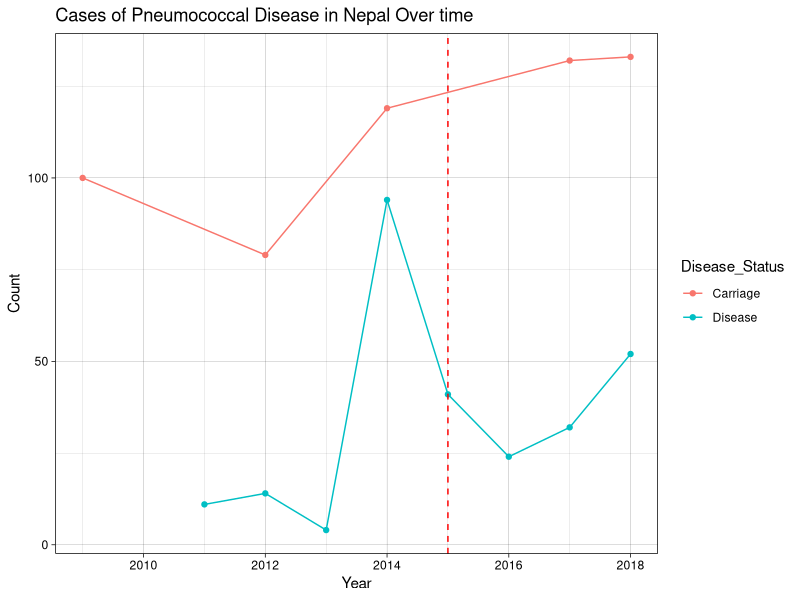
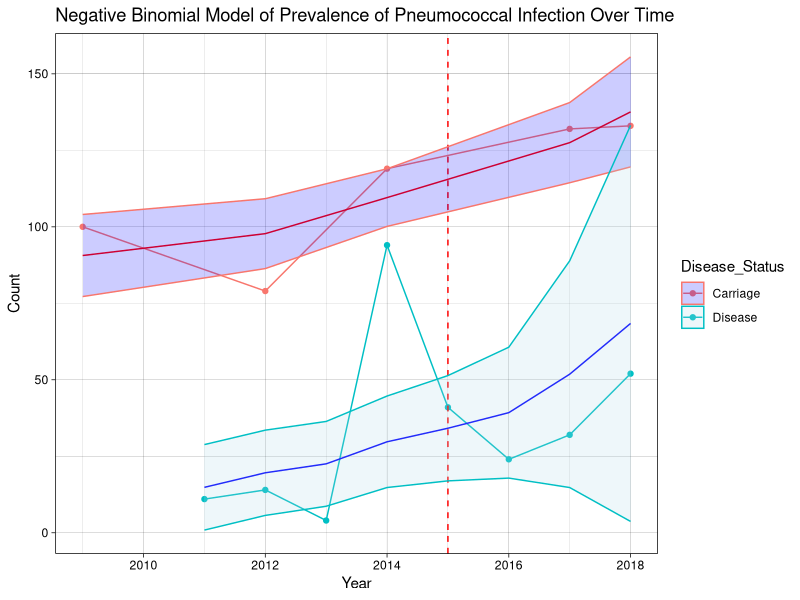

These charts were generated, in order, by the following R code:
## ---- chunk 1
suppressPackageStartupMessages({
  library("readr")      # For reading in the data
  library("tibble")     # For handling tidyverse tibble data classes
  library("tidyr")      # For tidying data 
  library("dplyr")      # For data manipulation 
  library("stringr")    # For string manipulation
  library("MASS")       # Functions/datasets for statistical analysis
  library("lubridate")  # For date manipulation
  library("ggplot2")    # For creating static visualizations
  library("scales")     # For formatting plots axis
  library("gridExtra")  # Creates multiple grid-based plots
})
'%!in%' <- function(x,y)!('%in%'(x,y))

df <- read.csv("nepal.csv")
df.gps <- read.csv("nepal_gps.csv")
## ---- chunk 2
df.gps <- df.gps %>%
  filter(Year >= 2009) %>%
  filter(In_silico_serotype != "ALTERNATIVE_ALIB_NT" & 
           In_silico_serotype != "SWISS_NT" &
           In_silico_serotype != "COVERAGE TOO LOW" &
           In_silico_serotype != "UNTYPABLE") %>%
  mutate(Disease_Status = ifelse(Clinical_manifestation == "CARRIAGE", 
                                 "Carriage", "Disease"))
pcv10_serotypes <- c('1', '4', '5', '6B', '7F', '9V', '14', '18C', '19F', '23F')
pcv13_serotypes <- c('3', '6A', '19A')
pcv15_serotypes <- c('22F', '33F')
pcv20_serotypes <- c('8', '10A', '11A', '12F', '15B')
df.gps$Serotype_group <- ifelse(
  df.gps$In_silico_serotype %in% pcv10_serotypes, "PCV10",
  ifelse(df.gps$In_silico_serotype %in% pcv13_serotypes, "PCV13",
  ifelse(df.gps$In_silico_serotype %in% pcv15_serotypes, "PCV15",
  ifelse(df.gps$In_silico_serotype %in% pcv20_serotypes, "PCV20",
  "OTHER"))))

df.gps2 <- df.gps %>%
  filter(Year >= 2009) %>%
  mutate(Disease_Status = ifelse(Clinical_manifestation == "CARRIAGE", "Carriage", "Disease")) %>%
  group_by(Year, Disease_Status) %>%
  summarise(count = n(), .groups = "drop") %>%
  group_by(Disease_Status)
## ---- chunk 3
p1 <- ggplot(df.gps2, aes(x = Year, y = count, color=Disease_Status)) +
      geom_line() +
      geom_point() +
      labs(title = "Cases of Pneumococcal Disease in Nepal Over time",
        x = "Year", y = "Count") +
      geom_vline(xintercept = 2015, col = 'red', lty = 2) +
      theme_linedraw()
p1
## ---- chunk 4
df.gps2 <- tibble::rownames_to_column(df.gps2, var = "index") %>%
  mutate(index = as.numeric(index))

df.gps.carriage <- df.gps2 %>%
  filter(Disease_Status == "Carriage")
mod.carriage <- glm.nb(data = df.gps.carriage, count ~ index)
pred.carriage <- predict(mod.carriage, type = "response", se.fit = TRUE)
df.pred.carriage <- df.gps.carriage %>%
  mutate(se.fit = pred.carriage$se.fit, 
         pred.carriage = pred.carriage$fit) %>%
  mutate(conf.low.carriage = pred.carriage - 1.96 * se.fit,
         conf.high.carriage = pred.carriage + 1.96 * se.fit)

df.gps.disease <- df.gps2 %>%
  filter(Disease_Status == "Disease")
mod.disease <- glm.nb(data = df.gps.disease, count ~ index)
pred.disease <- predict(mod.disease, type = "response", se.fit = TRUE)
df.pred.disease <- df.gps.disease %>%
  mutate(se.fit = pred.disease$se.fit, 
         pred.disease = pred.disease$fit) %>%
  mutate(conf.low.disease = pred.disease - 1.96 * se.fit,
         conf.high.disease = pred.disease + 1.96 * se.fit)

p1a <- p1 +
  geom_line(data = df.pred.carriage, 
            aes(x = Year, y = pred.carriage),
            color = "red") +
  geom_ribbon(data = df.pred.carriage, 
              aes(ymin = conf.low.carriage, 
                  ymax = conf.high.carriage), 
              alpha = 0.2, fill = "blue") +
  geom_line(data = df.pred.disease, 
            aes(x = Year, y = pred.disease),
            color = "blue") +
  geom_ribbon(data = df.pred.disease, 
              aes(ymin = conf.low.disease, 
                  ymax = conf.high.disease), 
              alpha = 0.2, fill = "lightblue") +
  labs(title = "Negative Binomial Model of Prevalence of Pneumococcal Infection Over Time")
p1a
